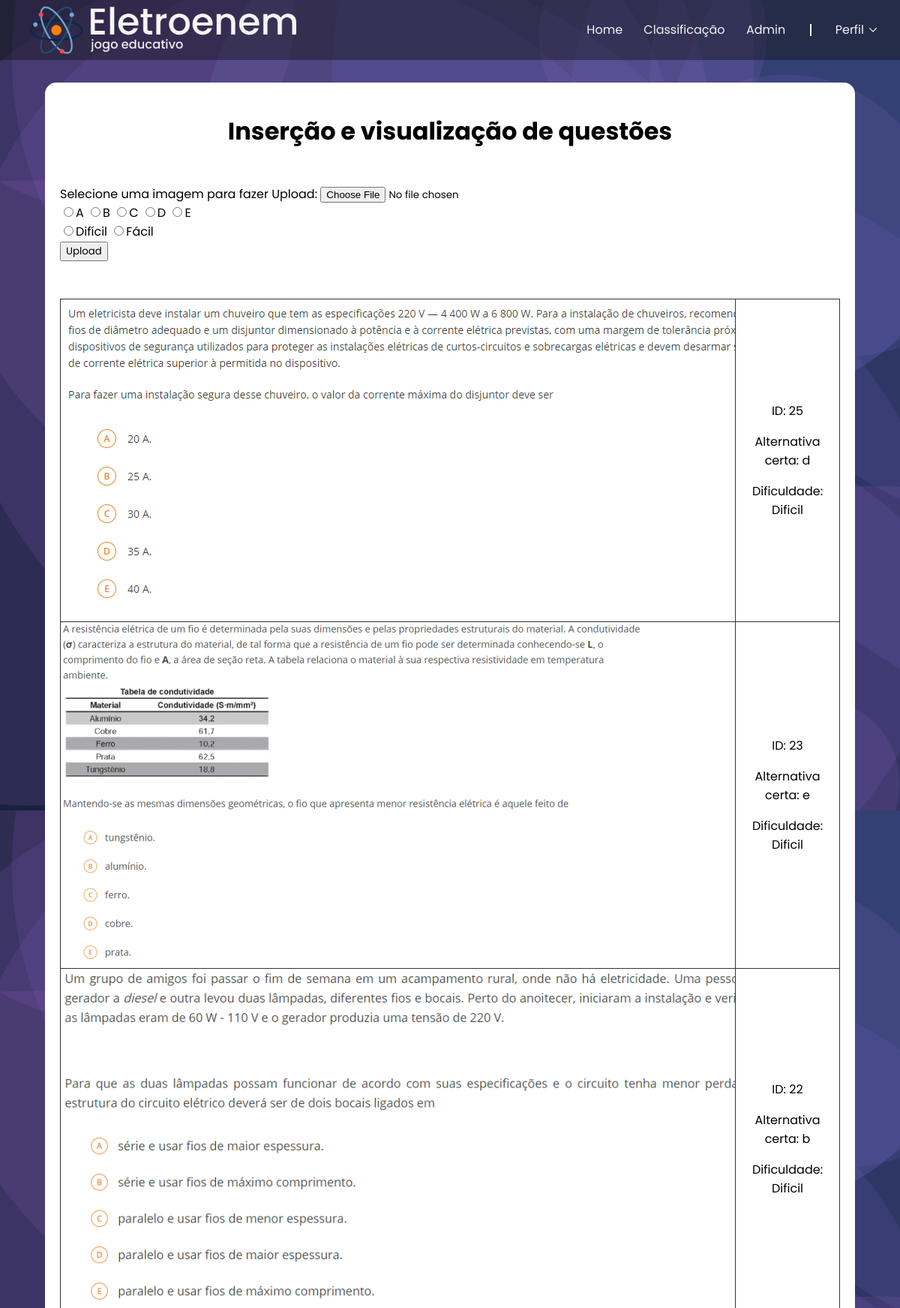
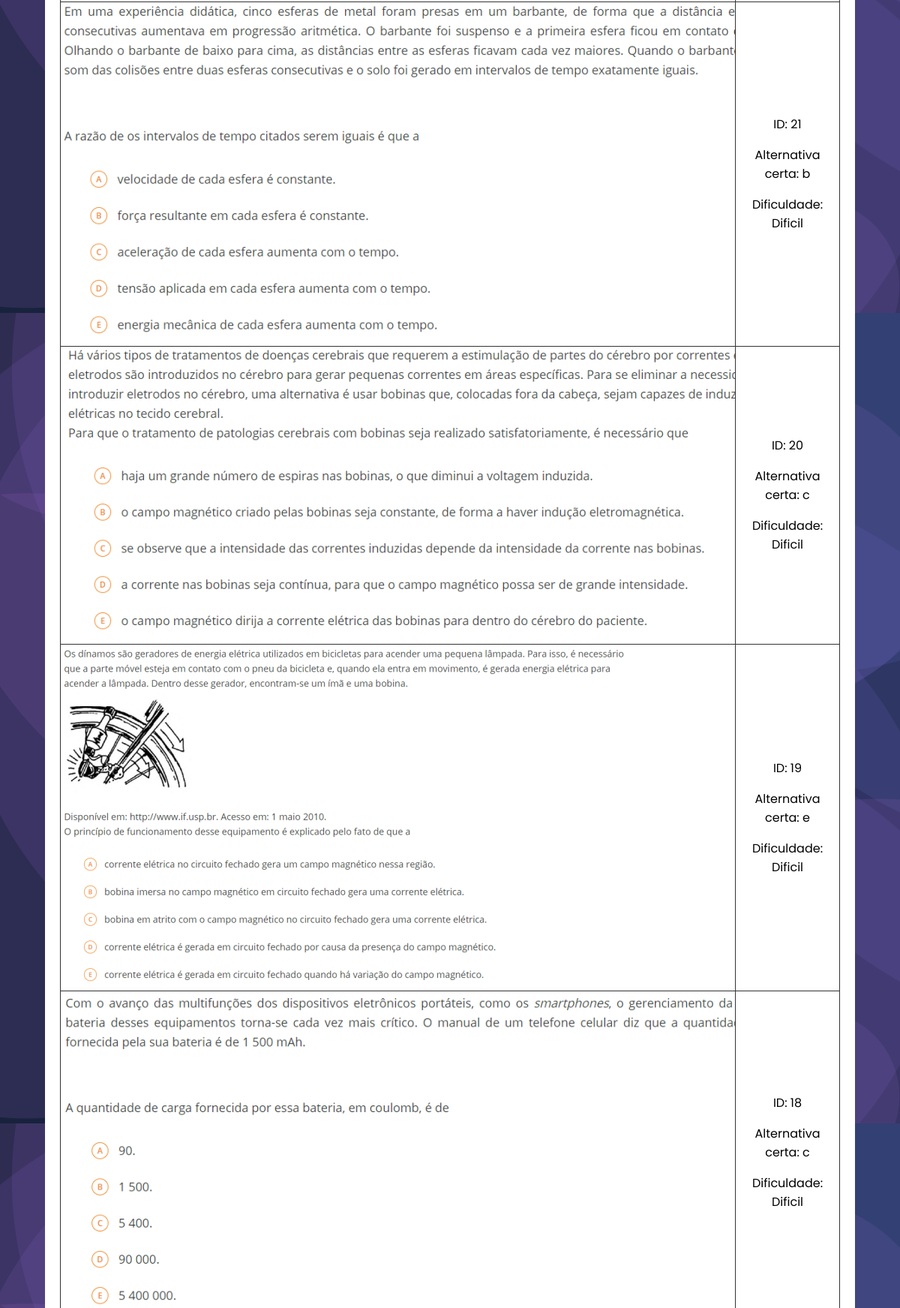
Screenshot of /_sites/admin.php (signed in, upper part) with the database file from the repository (2 pictures, top to bottom).
### tables this page shows
CREATE TABLE `question` (
  `id` int(11) NOT NULL,
  `imagem` varchar(255) NOT NULL,
  `altC` char(1) NOT NULL,
  `dificil` tinyint(1) NOT NULL
);

### _sites/admin.php (the view, shortened to what this page needs)
<?php
require_once '../_php/upload.php';
?>
<!DOCTYPE html>
<html>
<head>
    <link rel="stylesheet" href="../_css/style.css">
</head>
<body>
    <header class="index-header">
        <div class="index-header">
        <img src="../_img/logotipo.png" alt="">
        <nav role="navigation" class="index-header">
            <ul class="index-header">
                <li><a href="../index.php">Home</a></li>
                <li><a href="classificacao.php">Classificação</a></li>
                <li><a href="#">Admin</a></li>
                <li role="separator" class="navbar-highlight-white"></li>
                <li><div class="dropdown">
                <button onclick="myFunction()" class="profile-button dropbtn"><div><span class="dropbtn" id="span-user">Perfil</span></div></button>
                </div></li>
            </ul>
        </nav>
        </div>
    </header>
    <div class="admin-view">
    <div class="admin-div">
        <h1 align="center">Inserção e visualização de questões</h1>
        <br>
        <form action="" method="post" enctype="multipart/form-data">
            Selecione uma imagem para fazer Upload:
            <input type="file" name="file"> <br>
            <input type="radio" name="altC" value="a" id="A"><label for="A">A</label>
            <input type="radio" name="altC" value="b" id="B"><label for="B">B</label>
            <input type="radio" name="altC" value="c" id="C"><label for="C">C</label>
            <input type="radio" name="altC" value="d" id="D"><label for="D">D</label>
            <input type="radio" name="altC" value="e" id="E"><label for="E">E</label> <br>
            <input type="radio" name="dificuldade" value="1" id="dificil"><label for="dificil">Difícil</label>
            <input type="radio" name="dificuldade" value="0" id="facil"><label for="facil">Fácil</label> <br>
            <input type="submit" name="submit" value="Upload">
        </form>
        <br>
        <br>
        <table align="center">
            <?php
            $query = $conexao->query("SELECT * FROM question ORDER BY id DESC");
            if($query->num_rows > 0){
                while($row = $query->fetch_assoc()){
                $imageURL = '../_img/uploads/'.$row["imagem"];
            ?>
            <tr>
                <td class="td1"><img src="<?php echo $imageURL; ?>" alt="" /></td>
                <td class="td2"><?php echo '<p>ID: '.$row['id'].'</p><p>Alternativa certa: '.$row['altC'].'</p><p>Dificuldade: ';?> <?php if($row['dificil']==1){echo 'Dificil';}else{echo 'Fácil';}?></p></td>
            <?php }
            }else{ ?>
            <td>No image(s) found...</td>
            <?php } ?>
            </tr>
        </table>
    </div>
    </div>
</body>
</html>

### _css/style.css (style rules this page uses)
* { font-family: 'Poppins', sans-serif; box-sizing: border-box; }
body { margin: 0 auto; background-color: #f9f9f9; }
table { border-collapse: collapse; }
a { text-decoration: none; cursor: pointer; }
button { outline: none !important; border: none; background: transparent; }
input[type="submit"] { cursor: pointer; }
header.index-header, header.game-header { top: 0; left: 0; right: 0; z-index: 1; }
header.index-header { background-color: rgba(20, 20, 25, 0.45); position: absolute; }
div.index-header, div.game-header { margin: 0 auto; padding: 0 15px; display: flex; position: absolute; top: 0; left: 0; right: 0; }
nav.index-header, nav.game-header { display: inline-flex; }
ul.index-header, ul.game-header { list-style: none; padding: 0; margin: 0; overflow-y: hidden; }
ul.index-header li, ul.game-header li { display: inline-block; font-size: 16px; line-height: inherit; letter-spacing: 0; overflow-x: hidden; }
ul.index-header li a:not(.dropdown-link), ul.game-header li a, ul.game-header li div { display: block; font-size: 16px; line-height: 1.5; color: #F5F5F5; transition: color 0.2s; }
.profile-button { background-color: rgba(29, 29, 29, 0); border: none; cursor: pointer; align-items: center; display: flex; text-transform: none; color: #F5F5F5; }
.profile-button div { display: inline-block; margin: auto 0; }
.profile-button div span { display: inline-block; font-size: 16px; margin-left: 10px; }
.profile-button div svg { display: inline-block; fill: currentColor; width: 12px; height: 12px; overflow: hidden; margin-left: 6px; }
.question-view, .admin-view { padding-top: 110px; padding-bottom: 30px; background: url('../_img/bg4.png') fixed; }
.question-div, .admin-div { position: relative; transform: translateX(-50%); left: 50%; background-color: #fff; padding: 20px; border-radius: 15px; }
.admin-div table td { border: 1px solid #333; }
.admin-div table .td1 { max-width: 75vw; overflow: auto; }
.admin-div table .td2 { text-align: center; padding: 5px; }
@media (min-width: 1025px) { header.index-header, header.game-header { height: 80px; } }
@media (min-width: 1025px) { div.index-header, div.game-header { height: 80px; max-width: 1170px; -webkit-box-pack: justify; justify-content: space-between; -webkit-box-direction: normal; } }
@media (min-width: 1025px) { header.index-header img, header.game-header img { max-height: 78px; margin-top: 1px; } }
@media (min-width: 1025px) { .navbar-highlight-white { background: currentColor; margin: 32px 17px; height: 16px; width: 2px; color: #F5F5F5; } }
@media (min-width: 1025px) { ul.index-header li a:not(.dropdown-link), ul.game-header li a, ul.game-header li div { padding: 28px 12px; } }
@media (min-width: 1025px) { .profile-button { padding: 20px 0; } }
@media (min-width: 1025px) { .profile-button div { height: 33px; } }
@media (min-width: 1025px) { .question-div, .admin-div { width: 90vw; } }

### rows the page displays
question: imagem (picture), id "25", altC "d", dificil "Dificil"
question: imagem (picture), id "23", altC "e", dificil "Dificil"
question: imagem (picture), id "22", altC "b", dificil "Dificil"
question: imagem (picture), id "21", altC "b", dificil "Dificil"
question: imagem (picture), id "20", altC "c", dificil "Dificil"
question: imagem (picture), id "19", altC "e", dificil "Dificil"
question: imagem (picture), id "18", altC "c", dificil "Dificil"
